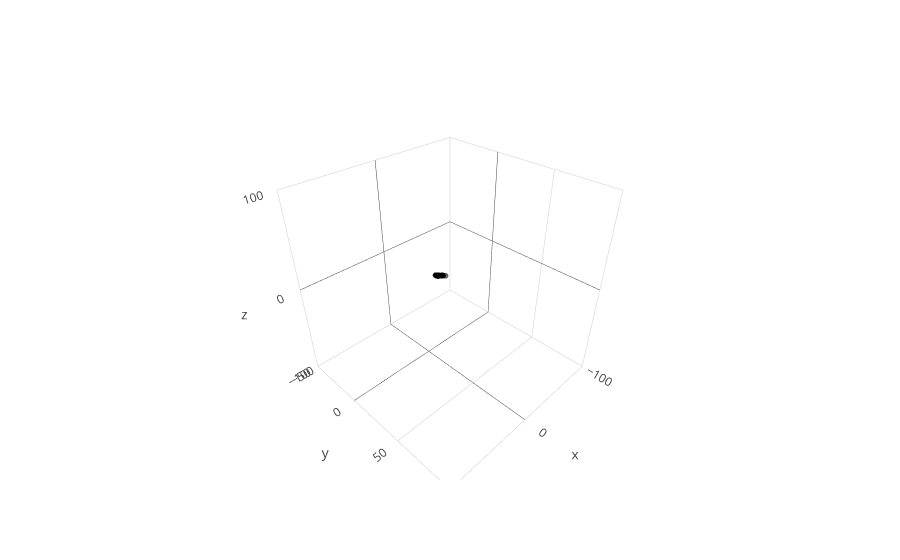

Notebook code for this chart:
### Code cell
# Plot with plotly 
x = tuple(after_df['X'].tolist())
y = tuple(after_df['Y'].tolist())
z = tuple(after_df['Z'].tolist())

plot_plotly(x,y,z)
